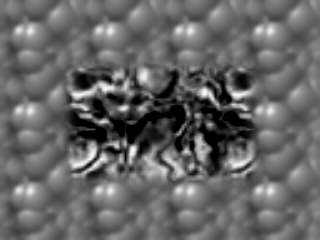
#> input picture ps5_python/input/TestSeq/Shift0.png, 320 x 240 px
$ python ps5.py   (older library calls are emulated)
#> lines starting #> are read from the running program, lines starting #| are printed output that depends on the picture
### ps5_python/lk.py
import numpy as np
import cv2
import matplotlib.pyplot as plt
import math
import pyramid
import warp


def lucas_kanade(img1, img2, w_size=(15, 15)):
    img1c = img1.copy()
    img2c = img2.copy()
    img1c = cv2.GaussianBlur(img1c, w_size, 0)
    img2c = cv2.GaussianBlur(img2c, w_size, 0)
    img1c = img1c * (1.0 / 255.0)
    img2c = img2c * (1.0 / 255.0)
    Ix = cv2.Sobel(img1c, cv2.CV_64F, 1, 0, ksize=5)
    Iy = cv2.Sobel(img1c, cv2.CV_64F, 0, 1, ksize=5)
    It = img2c - img1c

    Sxx = cv2.boxFilter(Ix * Ix, -1, ksize=w_size, normalize=False)
    Sxy = cv2.boxFilter(Ix * Iy, -1, ksize=w_size, normalize=False)
    Syy = cv2.boxFilter(Iy * Iy, -1, ksize=w_size, normalize=False)
    Sxt = cv2.boxFilter(Ix * It, -1, ksize=w_size, normalize=False)
    Syt = cv2.boxFilter(Iy * It, -1, ksize=w_size, normalize=False)

    h, w = img1c.shape
    flow = np.zeros((h, w, 2), dtype=np.float64)
    for r in range(h):
        for c in range(w):
            A = np.array([Sxx[r, c], Sxy[r, c], Sxy[r, c], Syy[r, c]]).reshape((2, 2))
            b = np.array([Sxt[r, c], Syt[r, c]])
            flow[r, c, :], _, _, _ = np.linalg.lstsq(A, -b, rcond=None)
    return flow


def draw_flow_quiver(flow1, img, filename, step=None):
    flow = flow1.copy()
    flow = np.flip(flow, axis=0)
    h, w = img.shape
    if step is None:
        step = min(h, w) // 30
    flow = flow[:h, :w, :]  # Change in size because of gaussian pyramids
    x = np.arange(0, w, step)
    y = np.arange(0, h, step)
    x, y = np.meshgrid(x, y)
    plt.imshow(img, cmap='gray', interpolation='bicubic')
    plt.quiver(x, y, flow[::step, ::step, 0], -flow[::step, ::step, 1], color='r')
    plt.axis('off')
    plt.savefig(filename)
    plt.clf()


# [74 lines left out: functions level_lk, equate_size, hierarchical_lk, not called in this run]

### ps5_python/pyramid.py
import numpy as np
import cv2


def reduce(img1):
    img = img1.copy()
    img = img.astype(np.float32)
    kernel = np.atleast_2d([1, 4, 6, 4, 1]) / 16  # a= 0.375
    kernel = np.matmul(kernel.T, kernel)
    dst = cv2.filter2D(img, -1, kernel)
    dst = dst[::2, ::2]
    return dst


# [21 lines left out: functions expand, find_diff, not called in this run]

### ps5_python/ps5.py
#!/usr/bin/env python3
# -*- coding: utf-8 -*-
"""
Created on Sat May 5 13:40:08 2020

@author: sanskar
"""

import cv2
import matplotlib.pyplot as plt
# User Modules
import lk
import pyramid
import warp

if __name__ == '__main__':
    # Problem 1
    shift0 = cv2.imread('input/TestSeq/Shift0.png', 0)
#> shift0 is the input picture: shape (240, 320); min 0, max 253, mean 101.9
    shiftr2 = cv2.imread('input/TestSeq/ShiftR2.png', 0)
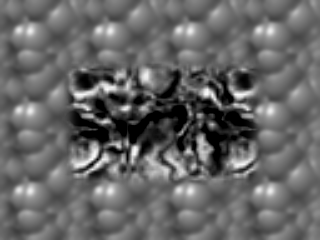
#> input picture ps5_python/input/TestSeq/ShiftR2.png, 320 x 240 px
#> shiftr2 is the input picture: shape (240, 320); min 0, max 253, mean 101.9
    shiftr5u5 = cv2.imread('input/TestSeq/ShiftR5U5.png', 0)
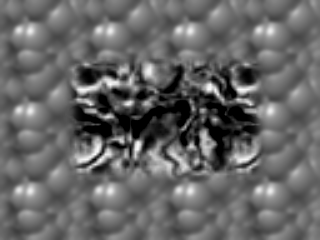
#> input picture ps5_python/input/TestSeq/ShiftR5U5.png, 320 x 240 px
#> shiftr5u5 is the input picture: shape (240, 320); min 0, max 253, mean 102
    shiftr10 = cv2.imread('input/TestSeq/ShiftR10.png', 0)
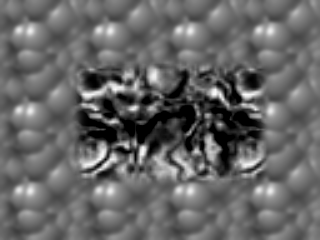
#> input picture ps5_python/input/TestSeq/ShiftR10.png, 320 x 240 px
#> shiftr10 is the input picture: shape (240, 320); min 0, max 253, mean 102
    shiftr20 = cv2.imread('input/TestSeq/ShiftR20.png', 0)
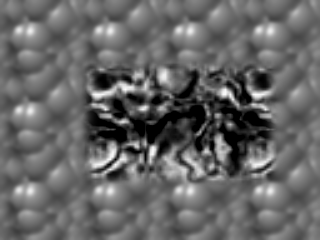
#> input picture ps5_python/input/TestSeq/ShiftR20.png, 320 x 240 px
#> shiftr20 is the input picture: shape (240, 320); min 0, max 253, mean 101.9
    shiftr40 = cv2.imread('input/TestSeq/ShiftR40.png', 0)
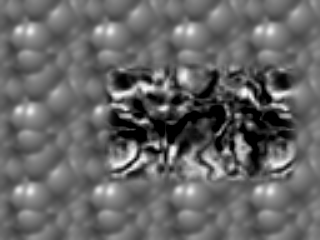
#> input picture ps5_python/input/TestSeq/ShiftR40.png, 320 x 240 px
#> shiftr40 is the input picture: shape (240, 320); min 0, max 253, mean 101.7

    flow1 = lk.lucas_kanade(shift0, shiftr2, w_size=(21, 21))
    flow2 = lk.lucas_kanade(shift0, shiftr5u5, w_size=(21, 21))
    flow3 = lk.lucas_kanade(shift0, shiftr10, w_size=(31, 31))
    flow4 = lk.lucas_kanade(shift0, shiftr20, w_size=(31, 31))
    flow5 = lk.lucas_kanade(shift0, shiftr40, w_size=(31, 31))
#> in lucas_kanade (call 5), `Syt = cv2.boxFilter(Iy * It, -1, ksize=w_size, normalize=False)`:
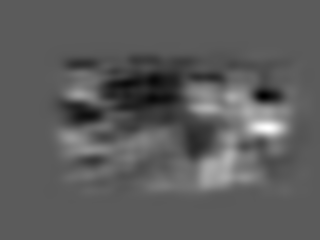
#> Syt: shape (240, 320) float64; min -156.3, max 281.3, mean 2.8; drawn with min black and max white

    lk.draw_flow_quiver(flow1, shift0, 'output/ps5-1-a-1.png')
    lk.draw_flow_quiver(flow2, shift0, 'output/ps5-1-a-2.png')
#> call 2 of draw_flow_quiver, with flow1 = array of shape (240, 320, 2), filename = 'output/ps5-1-a-2.png'
#> in draw_flow_quiver (call 2), `plt.savefig(filename)`:
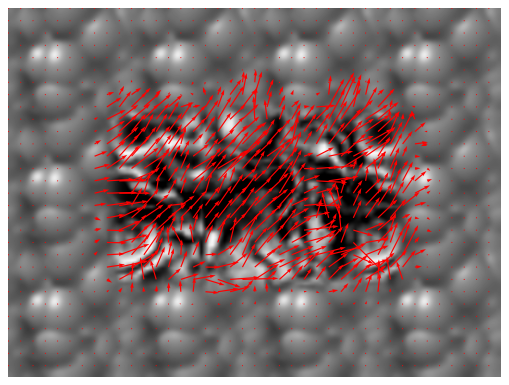
#> figure drawn by matplotlib, 1 panel
    lk.draw_flow_quiver(flow3, shift0, 'output/ps5-1-b-1.png')
    lk.draw_flow_quiver(flow4, shift0, 'output/ps5-1-b-2.png')
    lk.draw_flow_quiver(flow5, shift0, 'output/ps5-1-b-3.png')

    # Problem 2
    seq_img1 = cv2.imread('input/DataSeq1/yos_img_01.jpg', 0)
#> (the run stopped early here; a loop or call above may not have finished)
